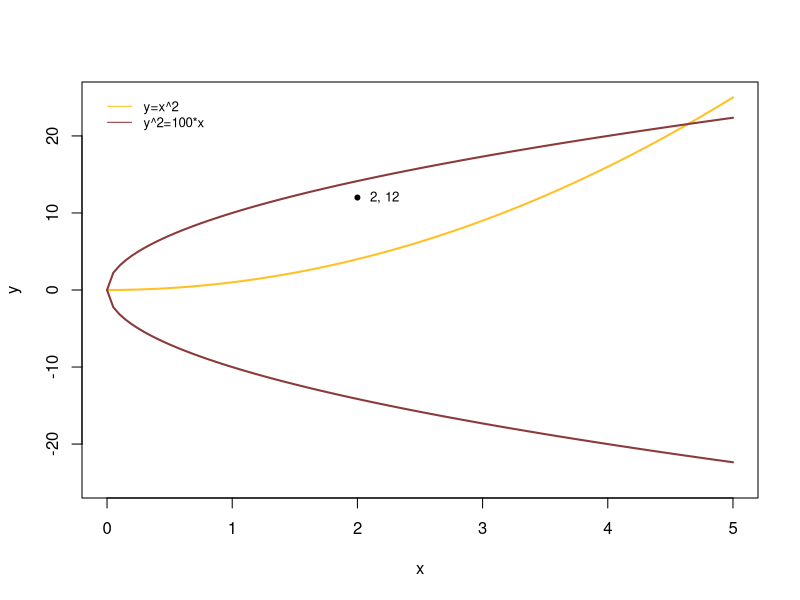
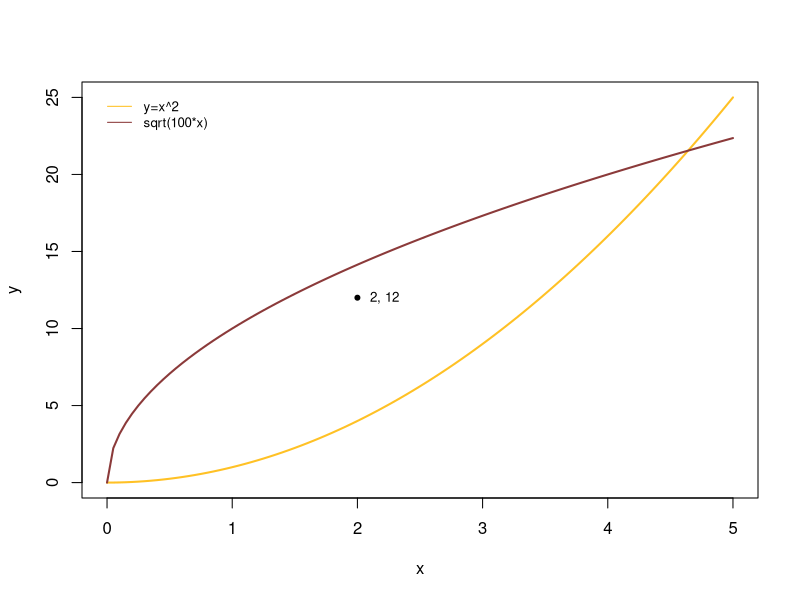
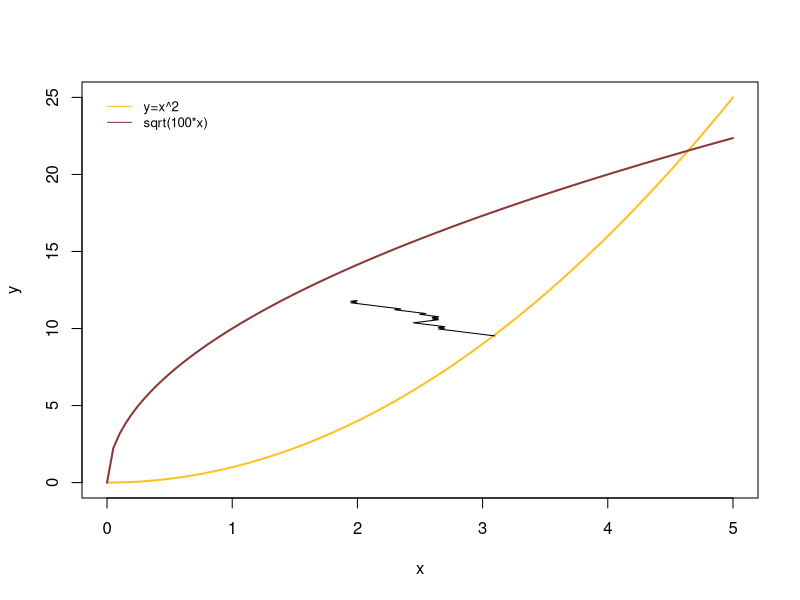
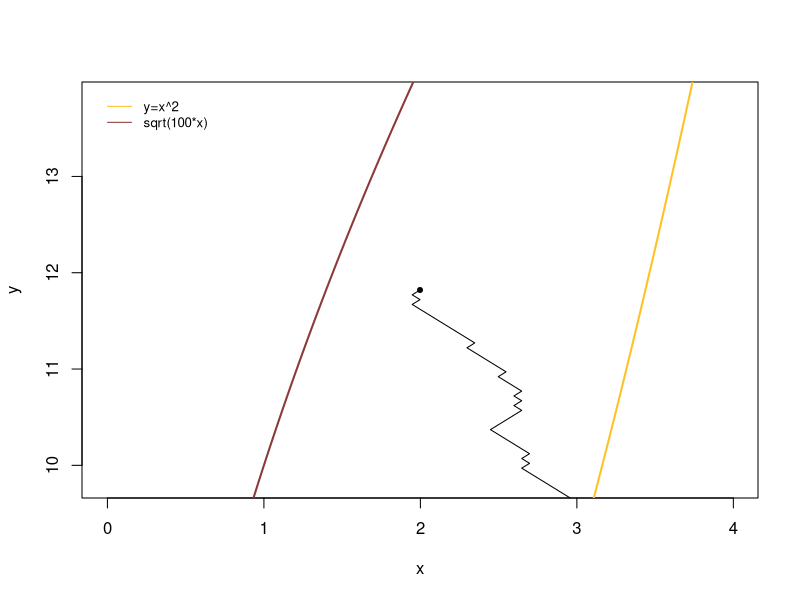
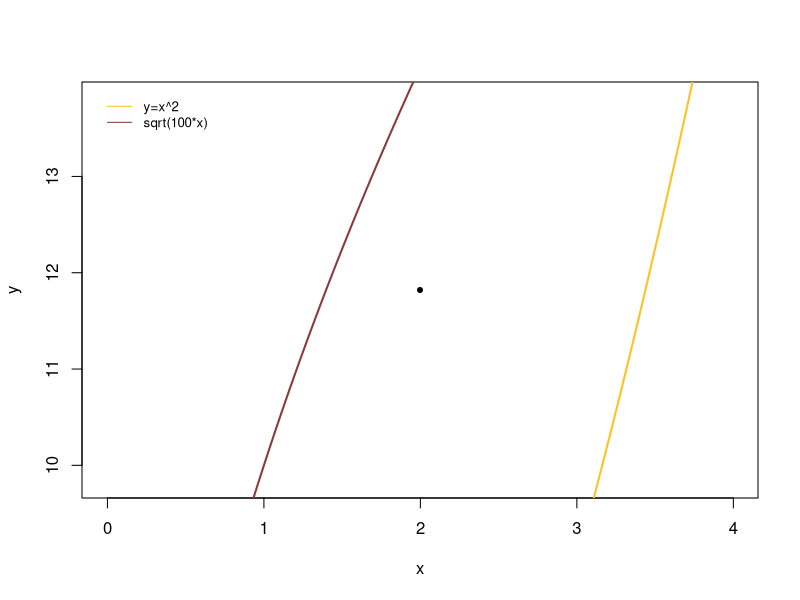
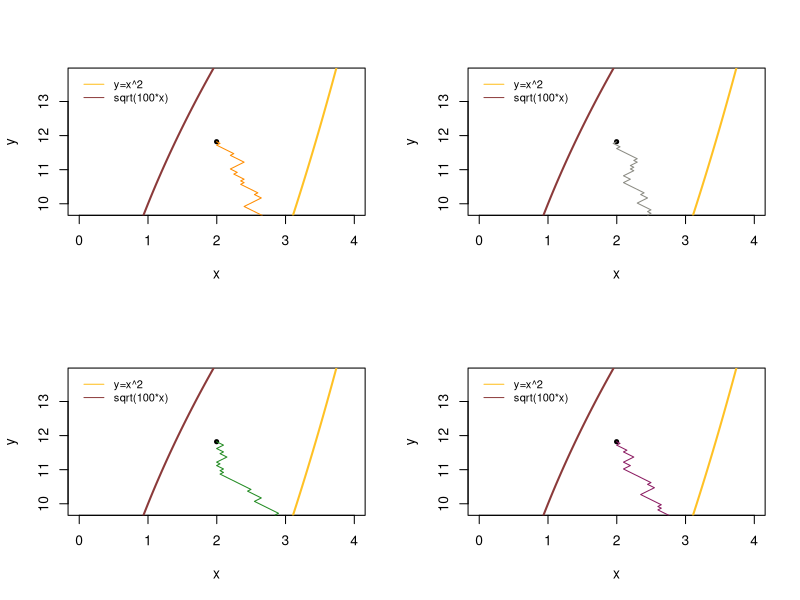
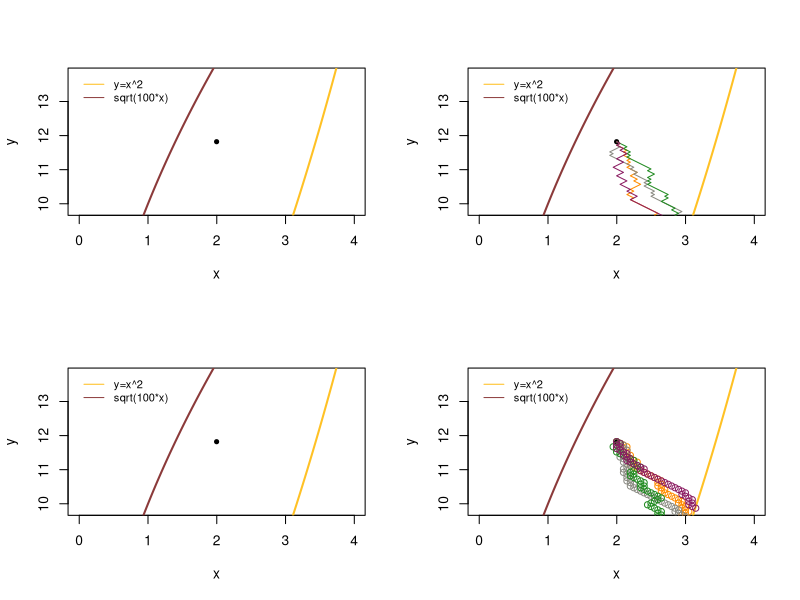
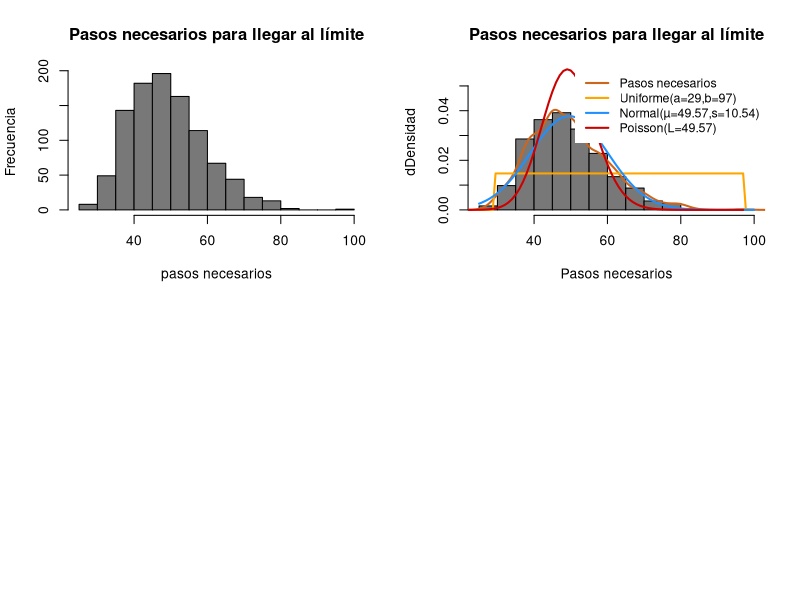

Source code (R) for these figures, in order:
getwd()
setwd("C:/Users/Alberto/Desktop/Computacional/Entrega5")

#////////////////////////////////////////1

dibuja_recinto <- function(x0,xf, y0,yf){
        first = function(x){x^2}
        second = function(x){sqrt(100*x)}
        third= function(x){-sqrt(100*x)}
        plot(c(0,1), c(0,1), type="n", xlab="x", ylab="y", xlim=c(x0,xf), ylim=c(y0,yf))
        curve(first(x), col="goldenrod1", add=T, lwd=2)
        curve(second(x), col="indianred4", xlim=c(0,xf), add=T, lwd=2)
        curve(third(x), col="indianred4", xlim=c(0,xf), add=T, lwd=2)
        legend("topleft", inset=.02, legend=c("y=x^2", "y^2=100*x"),
                col=c("goldenrod1","indianred4", "indianred4"), lty=1, box.lty=0, cex=0.8)
}


dibuja_punto <- function(x,y, text){
        points(x, y, pch=20)
        if(text == TRUE)
                text(x+0.1, y, toString(c(x,y)),col="black",cex=0.8,adj=0)
}

dibuja_recinto(0,5, -25,25)
dibuja_punto(2,12, text=TRUE)


dibuja_recinto <- function(x0,xf, y0,yf){
        first = function(x){x^2}
        second = function(x){sqrt(100*x)}
        plot(c(0,1), c(0,1), type="n", xlab="x", ylab="y", xlim=c(x0,xf), ylim=c(y0,yf))
        curve(first(x), col="goldenrod1", add=T, lwd=2)
        curve(second(x), col="indianred4", xlim=c(0,xf), add=T, lwd=2)
        legend("topleft", inset=.02, legend=c("y=x^2", "sqrt(100*x)"),
                col=c("goldenrod1","indianred4"), lty=1, box.lty=0, cex=0.8)
}


dibuja_recinto(0,5, 0,25)
dibuja_punto(2,12, text=TRUE)



#////////////////////////////////////////2

posicion <- function(x,y){
        if (y>x^2 & y^2<100*x)
                es = "interior"
        else if (y<x^2 | y^2>100*x | x<0 | y<0)
                es = "exterior"
        else
                es = "frontera"
        return (es)
}

posicion(2,12)
posicion(0,0)	
posicion(-1,1)	
posicion(30,30)


#////////////////////////////////////////3

aniade <- function(x, y, a){
        A<-runif(1, min=-a, max=a)
        B<-rnorm(1, mean=0, sd=sqrt(a))

        return (c(x+A, y+B))
}

p0<-aniade(2, 12, 1/100)
p0



#////////////////////////////////////////4


lanz_monedas<-function(n){
        return (sample(c("cara","cruz"), size=n))
}

lanz_dados<-function(n){
        return(sample(c(1:6), replace=TRUE, size=n))
}

recorrido_aleat<-function(x,y, M){
        coord_x <- x
        coord_y <- y

        pasos <- 0

        for(i in 1:M){
                monedas <- lanz_monedas(2)
                dados <- lanz_dados(2)

                if(sum(dados)>5)
                        x=x+0.05
                else
                        x=x-0.05

                if(monedas[1]=="cara" & monedas[2]=="cara")
                        y=y+0.05
                else if(monedas[1]=="cruz" & monedas[2]=="cruz")
                        y=y
                else
                        y=y-0.05

                coord_x <- c(coord_x, x)
                coord_y <- c(coord_y, y)

                pasos <- pasos+1

                if(posicion(x,y)!="interior")
                        break;
        }
        if(pasos == M)
                pasos = NA
        return(list(CX=coord_x, CY=coord_y, P=pasos))
}


rec <- recorrido_aleat(p0[1],p0[2], 5)
rec

rec2 <- recorrido_aleat(p0[1],p0[2], 60)
rec2



#////////////////////////////////////////5

dibuja_simulacion <- function(total, tipo, color){
        if(tipo == "lines")
                lines(x=total$CX, y=total$CY, col=color, cex=0.6)
        else if(tipo == "points")
                points(x=total$CX, y=total$CY, pch=1, col=color, cex=1)
        else
                print("Introduzca un tipo de representación válida")
}

total <- recorrido_aleat(p0[1], p0[2], 10000)
dibuja_recinto(0,5, 0,25)
dibuja_simulacion(total, tipo="lines", color="black")


#////////////////////////////////////////6


dibuja_recinto_centrado <- function(x,y,c){
        first = function(x){x^2}
        second = function(x){sqrt(100*x)}
        plot(c(0,1), c(0,1), xlab="x", ylab="y", type="n", xlim=c(x-c,x+c), ylim=c(y-c,y+c))
        curve(first(x), col="goldenrod1", add=T, lwd=2)
        curve(second(x), col="indianred4", add=T, lwd=2)
        legend("topleft", inset=.02, legend=c("y=x^2", "sqrt(100*x)"),
                col=c("goldenrod1","indianred4"), lty=1, box.lty=0, cex=0.8)
}

dibuja_recinto_centrado(p0[1],p0[2], c=2)
dibuja_punto(p0[1], p0[2], text=FALSE)
dibuja_simulacion(total, tipo="lines", color="black")	


#////////////////////////////////////////7

dibuja_simulaciones <- function(juntas=FALSE, p0, colores, tipo, M){

        if(juntas==TRUE){
                dibuja_recinto_centrado(p0[1],p0[2], c=2)
                dibuja_punto(p0[1], p0[2], text=FALSE)

                for(i in 1:length(colores)){
                        rec<-recorrido_aleat(p0[1], p0[2], M)
                        dibuja_simulacion(rec, tipo, color=colores[i])
                }
        }
        else{
                col<-2
                fil<-ceiling(length(colores)/col)
                par(mfrow=c(fil,col))
                for(i in 1:(fil*col)){
                        dibuja_recinto_centrado(p0[1],p0[2], c=2)
                        dibuja_punto(p0[1], p0[2], text=FALSE)
                        rec<-recorrido_aleat(p0[1], p0[2], M)
                        dibuja_simulacion(rec, tipo, color=colores[i])
                }
        }
}

dibuja_recinto_centrado(p0[1],p0[2], c=2)
dibuja_punto(p0[1], p0[2], text=FALSE)
	
colores<-c("darkorange", "ivory4", "forestgreen", "maroon4")
dibuja_simulaciones(juntas=FALSE, p0, colores, "lines", 10000)

dibuja_recinto_centrado(p0[1],p0[2], c=2)
dibuja_punto(p0[1], p0[2], text=FALSE)
colores<-c("darkorange", "ivory4", "forestgreen", "maroon4")
dibuja_simulaciones(juntas=TRUE, p0, colores, "lines", 10000)

dibuja_recinto_centrado(p0[1],p0[2], c=2)
dibuja_punto(p0[1], p0[2], text=FALSE)
colores<-c("darkorange", "ivory4", "forestgreen", "maroon4")
dibuja_simulaciones(juntas=TRUE, p0, colores, "points", 10000)


#////////////////////////////////////////8

distribucion_recorridos<-function(p0, n, M){
        total<-c()
        for(i in 1:n)
                total<-c(recorrido_aleat(p0[1], p0[2], M)$P, total)
        return(total)
}

distri<-distribucion_recorridos(p0, 10, 60)
distri


#////////////////////////////////////////9

min(distri)
min(distri, na.rm=TRUE)

N<-1000
M<-3000
pasos_necesarios <- distribucion_recorridos(p0, N, M)

summary(pasos_necesarios)

hist(pasos_necesarios, xlab="pasos necesarios", ylab="Frecuencia",
        main="Pasos necesarios para llegar al límite", col="gray47", border="black")

hist(pasos_necesarios,  prob=T, xlab="Pasos necesarios", ylab="dDensidad",
main="Pasos necesarios para llegar al límite", col="gray47", border="black", ylim=c(0,0.055))

lines(density(pasos_necesarios), lwd=2, col="chocolate3")

curve(dunif(x, min=min(pasos_necesarios), max=max(pasos_necesarios)), add=T, lwd=2, col="orange")
curve(dnorm(x, mean=mean(pasos_necesarios), sd=sd(pasos_necesarios)) , add=T, lwd=2, col="dodgerblue")
lines(0:max(pasos_necesarios), dpois(0:max(pasos_necesarios),
        lambda=mean(pasos_necesarios)), lwd=2, col="red3")
#curve(dpois(x, lambda=mean(pasos_necesarios)), add=T, lwd=2, col="red3")


u <- paste("Uniforme" , "(a=" ,min(pasos_necesarios), "," , "b=", max(pasos_necesarios), ")" )
n <- paste("Normal" , "(µ=" ,round(mean(pasos_necesarios),2), "," , "s= " , round(sd(pasos_necesarios),2) , ")" )
p <- paste("Poisson" , "(L=" ,round(mean(pasos_necesarios),2) , ")" )

u<-gsub("\\s", replacement="", x=u)
n<-gsub("\\s", replacement="", x=n)
p<-gsub("\\s", replacement="", x=p)


legend("topright", legend=c("Pasos necesarios", u , n, p),  lwd=2,
        col=c("chocolate3","orange", "dodgerblue", "red3"), lty=1, box.lty=0, cex=0.9)

max(pasos_necesarios)


